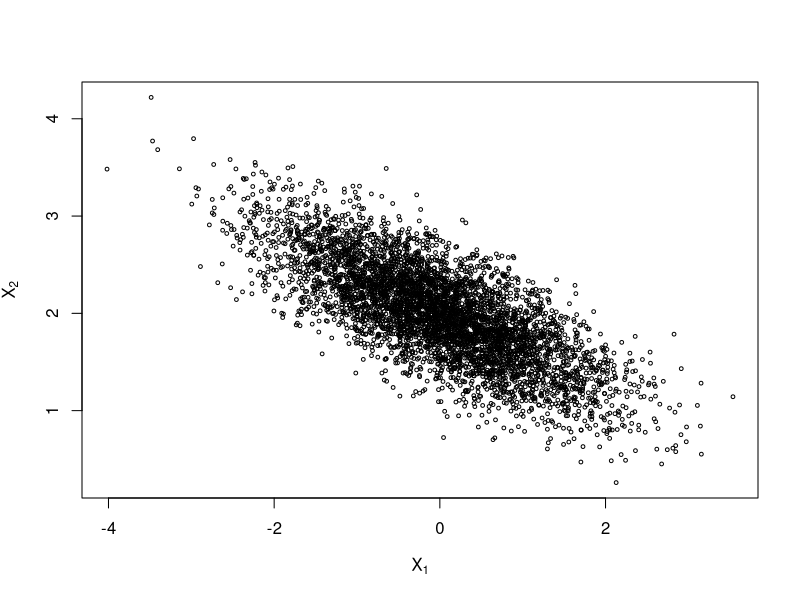

Recreate this plot in R.
nsim<-6000
burn<-1000
X<-matrix(0,nsim,2)

ro<--.75
mu1<-0
mu2<-2
sigma1<-1
sigma2<-.5
s1<-sqrt(1-ro^2)*sigma1
s2<-sqrt(1-ro^2)*sigma2

X[1,]<-c(mu1,mu2)

for(i in 2:nsim){
  x2<-X[i-1,2]
  m1<- mu1 +ro *(x2-mu2)*sigma1/sigma2
  X[i,1]<-rnorm(1,m1,s1)
  
  x1<-X[i,1]
  m2<- mu2 +ro *(x1-mu1)*sigma2/sigma1
  X[i,2]<-rnorm(1,m2,s2)
  
}


b<-burn+1
x<-X[b:nsim,]

colMeans(x)
cov(x)
cor(x)

plot(x,cex=.5,xlab=bquote(X[1]), ylab=bquote(X[2]), ylim = range(x[,2]))
